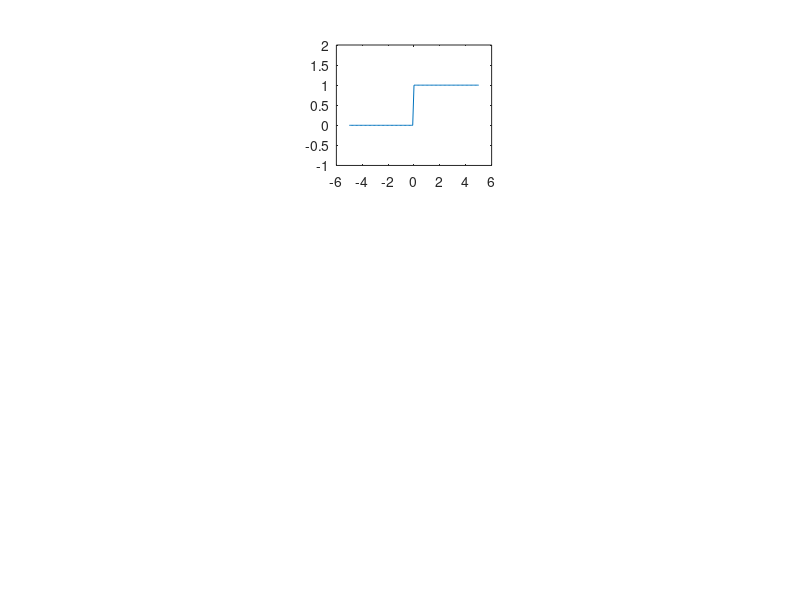

Reproduce this figure in MATLAB.
clc 
clear all
tmin = -5;
td =0.1;
tmax =5;
t=tmin:td:tmax;
x1=1;
x2=0;
x=x1.*(t>=0)+x2.*(t<0);
subplot(3,3,2);
plot(t,x);
axis([-6 6 -1 2]);